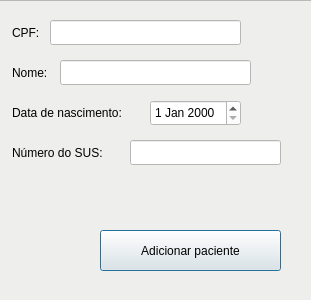
<?xml version="1.0" encoding="UTF-8"?>
<ui version="4.0">
 <class>MainWindow</class>
 <widget class="QMainWindow" name="MainWindow">
  <property name="geometry">
   <rect>
    <x>0</x>
    <y>0</y>
    <width>311</width>
    <height>300</height>
   </rect>
  </property>
  <property name="windowTitle">
   <string>Adicionar Paciente</string>
  </property>
  <widget class="QWidget" name="centralwidget">
   <widget class="QFrame" name="frame">
    <property name="geometry">
     <rect>
      <x>-20</x>
      <y>0</y>
      <width>601</width>
      <height>601</height>
     </rect>
    </property>
    <property name="styleSheet">
     <string notr="true">background-color: rgb(238, 238, 236);</string>
    </property>
    <property name="frameShape">
     <enum>QFrame::StyledPanel</enum>
    </property>
    <property name="frameShadow">
     <enum>QFrame::Raised</enum>
    </property>
    <widget class="QLineEdit" name="cpfTag">
     <property name="geometry">
      <rect>
       <x>30</x>
       <y>20</y>
       <width>41</width>
       <height>25</height>
      </rect>
     </property>
     <property name="text">
      <string>CPF:</string>
     </property>
     <property name="frame">
      <bool>false</bool>
     </property>
     <property name="readOnly">
      <bool>true</bool>
     </property>
    </widget>
    <widget class="QLineEdit" name="nameTag">
     <property name="geometry">
      <rect>
       <x>30</x>
       <y>60</y>
       <width>51</width>
       <height>25</height>
      </rect>
     </property>
     <property name="text">
      <string>Nome:</string>
     </property>
     <property name="frame">
      <bool>false</bool>
     </property>
     <property name="readOnly">
      <bool>true</bool>
     </property>
    </widget>
    <widget class="QLineEdit" name="lineEdit_3">
     <property name="geometry">
      <rect>
       <x>70</x>
       <y>20</y>
       <width>191</width>
       <height>25</height>
      </rect>
     </property>
     <property name="styleSheet">
      <string notr="true">background-color: rgb(255, 255, 255);</string>
     </property>
    </widget>
    <widget class="QLineEdit" name="lineEdit_4">
     <property name="geometry">
      <rect>
       <x>80</x>
       <y>60</y>
       <width>191</width>
       <height>25</height>
      </rect>
     </property>
     <property name="styleSheet">
      <string notr="true">background-color: rgb(255, 255, 255);</string>
     </property>
    </widget>
    <widget class="QLineEdit" name="bornTag">
     <property name="geometry">
      <rect>
       <x>30</x>
       <y>100</y>
       <width>141</width>
       <height>25</height>
      </rect>
     </property>
     <property name="text">
      <string>Data de nascimento:</string>
     </property>
     <property name="frame">
      <bool>false</bool>
     </property>
     <property name="readOnly">
      <bool>true</bool>
     </property>
    </widget>
    <widget class="QPushButton" name="addPatientButton">
     <property name="geometry">
      <rect>
       <x>120</x>
       <y>230</y>
       <width>181</width>
       <height>41</height>
      </rect>
     </property>
     <property name="text">
      <string>Adicionar paciente</string>
     </property>
     <property name="default">
      <bool>true</bool>
     </property>
    </widget>
    <widget class="QLineEdit" name="susNumberTag">
     <property name="geometry">
      <rect>
       <x>30</x>
       <y>140</y>
       <width>121</width>
       <height>25</height>
      </rect>
     </property>
     <property name="text">
      <string>Número do SUS:</string>
     </property>
     <property name="frame">
      <bool>false</bool>
     </property>
     <property name="readOnly">
      <bool>true</bool>
     </property>
    </widget>
    <widget class="QLineEdit" name="lineEdit_14">
     <property name="geometry">
      <rect>
       <x>150</x>
       <y>140</y>
       <width>151</width>
       <height>25</height>
      </rect>
     </property>
     <property name="styleSheet">
      <string notr="true">background-color: rgb(255, 255, 255);</string>
     </property>
    </widget>
    <widget class="QDateEdit" name="dateEdit">
     <property name="geometry">
      <rect>
       <x>170</x>
       <y>100</y>
       <width>91</width>
       <height>26</height>
      </rect>
     </property>
     <property name="styleSheet">
      <string notr="true">background-color: rgb(255, 255, 255);</string>
     </property>
    </widget>
   </widget>
  </widget>
 </widget>
 <resources/>
 <connections/>
</ui>
